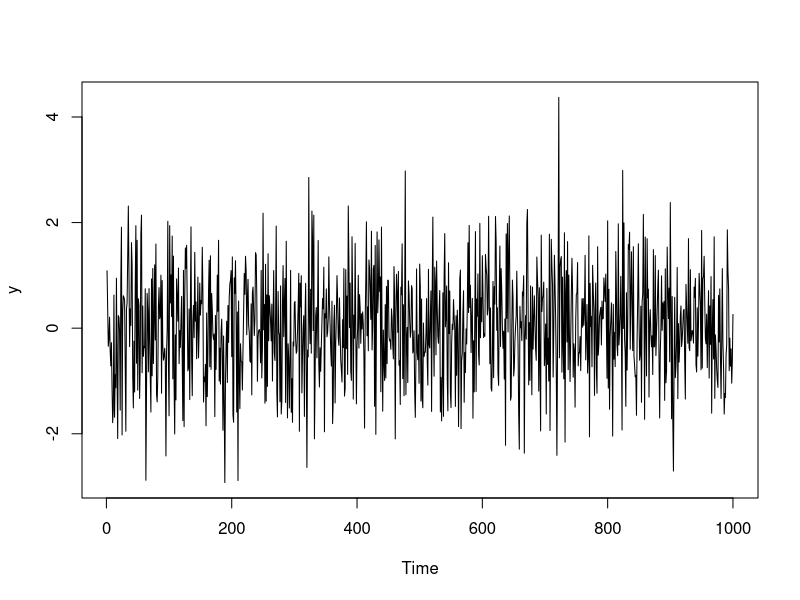
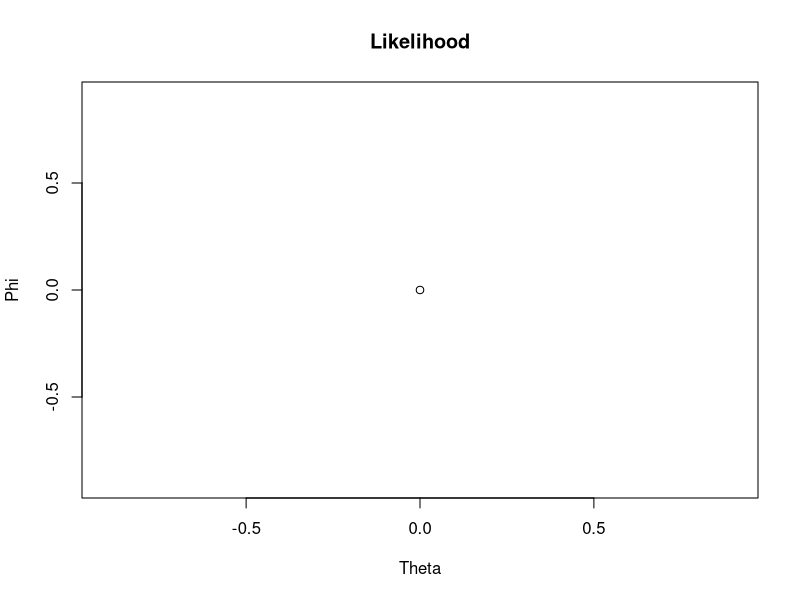

Here is the R script that generated these plots, in order: (Note: this script raises an error after producing the figures.)
#Simulate ARMA(1,1)
n<-1000
y <- arima.sim(n=n, model=list(ar=0.5, ma=-0.5), rand.gen=rnorm)#ar=p, ma=-q
plot(y)

iter<-1000
plot(0,0, xlim=c(-0.9, 0.9), ylim=c(-0.9,0.9), xlab="Theta", ylab = "Phi", main = "Likelihood")
for (i in 1:iter){
  y <- arima.sim(n=500, model=list(ar=-0.50, ma=0.5), rand.gen=rnorm)
  arma_ex<-artfima(y, glp = "ARIMA", arimaOrder = c(1, 0, 1),likAlg = c("exact"),  fixd = NULL, b0 = NULL)
  points(arma_ex$thetaHat, arma_ex$phiHat, col=2, pch=4, lwd=1)
}
abline(0,1, col=3)
print.artfima(arma_ex)

plot(0,0, xlim=c(-0.9, 0.9), ylim=c(-0.9,0.9), xlab="Theta", ylab = "Phi", main = "Whittle")
for (i in 1:iter){
  y <- arima.sim(n=500, model=list(ar=-0.50, ma=0.5), rand.gen=rnorm)
  arma_whittle<-artfima(y, glp = "ARIMA", arimaOrder = c(1, 0, 1),likAlg = c("Whittle"),  fixd = NULL, b0 = NULL)
  points(arma_whittle$thetaHat, arma_whittle$phiHat, col=2, pch=4, lwd=1)
}
abline(0,1, col=3)
print.artfima(arma_whittle)

#Contour plot for likelihood for time-domain
#Packages: ltsa: exactLoglikelihood, tacvfARMA
# Produce a contour plot
gxy<-function(beta){
  r <- tacvfARMA(phi=beta[1], theta=beta[2], maxLag=n-1)
  logLL<-exactLoglikelihood(r, y, innovationVarianceQ = TRUE)
  logLL$LL
}

x1grid <- seq(-0.1, 0.1, by=0.005)
x2grid <- seq(-0.1, 0.1, by=0.005)
dx1 <- length(x1grid)
dx2 <- length(x2grid)
dx  <- dx1*dx2
gx  <- matrix(rep(NA, dx), nrow=dx1)
for (i in 1:dx1)
  for (j in 1:dx2)
  {
    gx[i,j] <- gxy(c(x1grid[i],x2grid[j]))
  }
mgx <- matrix(gx-max(gx), nrow=dx1, ncol=dx2)#normalize
par(mfrow=c(1,1))
contour(x1grid, x2grid, mgx, nlevels=100)
abline(0,1, col=3)



